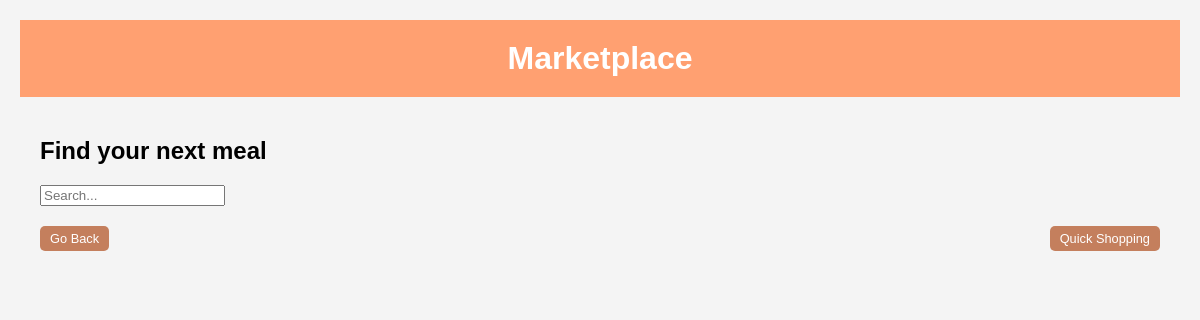
The page /market on the database as committed earlier.
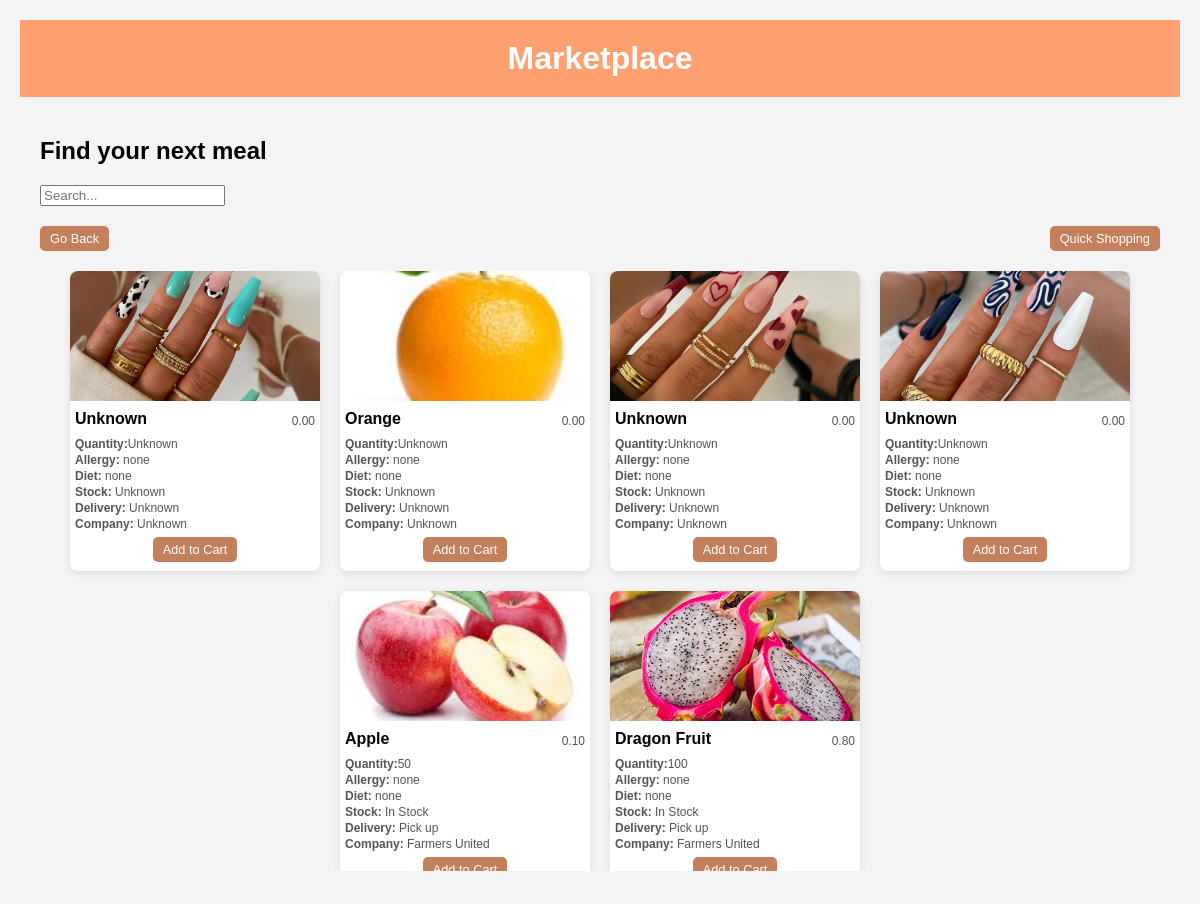
The same page on the database as committed later.
### saveabite/models.py (models this page shows, shortened)
class food_data(models.Model):
    title = models.CharField(max_length=255, default='Unknown', blank=True, null=True)
    image = models.ImageField(upload_to='market_pics/')
    price = models.DecimalField(max_digits=10, decimal_places=2, default=0.00)
    quantity = models.TextField(max_length=200, default='Unknown', blank=True, null=True)
    allergy_rating = models.CharField(max_length=255, default='none')
    dietary_rating = models.CharField(max_length=255, blank=True, null=True)
    stock_status = models.CharField(max_length=200, default='Unknown', blank=True, null=True)
    pickup_or_delivery = models.CharField(max_length=200, default='Unknown', blank=True, null=True)
    company_name = models.CharField(max_length=255, default='Unknown', blank=True, null=True)

### saveabite/views.py (the view)
# urls.py: path('market', views.market, name='market'),
def market(request):
    market_items = food_data.objects.all()  # Fetch all items from the MarketItem model
    return render(request, 'marketplace.html', {'market': market_items})

### saveabite/templates/marketplace.html (shortened to what this page needs)
{% load static %}
<!DOCTYPE html>
<html lang="en">
<head>
  <link rel="stylesheet" href="{% static 'marketplace.css' %}"><link rel="stylesheet" href='marketplace.css'>
</head>
<body>
  <header>
    <h1 class="header-title">Marketplace</h1>
  </header>
  <div class="container">
    <div class="searchbar-container">
      <h2>Find your next meal</h2>
      <input type="text" id="search-input" placeholder="Search..." class="search-input" onkeyup="searchListings()" />
    </div>
    <div class="navigation-buttons">
      <button class="back-btn" onclick="window.history.back();">
         Go Back
      </button>
      <button class="quick-shopping-btn" onclick="window.location.href='shopper_swiping.html';">
         Quick Shopping
      </button>
    </div>
  <div class="mycard">
    {% for x in market %}
        <div class="card">
            <img src="{{ x.image.url }}" alt="{{ x.title }}">
            <div class="card-details">
                <div class="title-price">
                    <h3>{{ x.title }}</h3>
                    <p>{{ x.price }}</p>
                </div>
                <div class="additional-info">
                    <p><strong>Quantity:</strong>{{ x.quantity }}</p>
                    <p><strong>Allergy:</strong> {{ x.allergy_rating }}</p>
                    <p><strong>Diet:</strong> {{ x.dietary_rating }}</p>
                    <p><strong>Stock:</strong> {{ x.stock_status }}</p>
                    <p><strong>Delivery:</strong> {{ x.pickup_or_delivery }}</p>
                    <p><strong>Company:</strong> {{ x.company_name }}</p>
                </div>
            </div>
            <div class="add-link">
                <a href="details/{{ x.id }}" class="btn">Add to Cart</a>
            </div>
        </div>
    {% endfor %}
  </div>
</body>
</html>

### saveabite/static/marketplace.css (style rules this page uses)
body { font-family: Arial, sans-serif; background-color: #f4f4f4; margin: 0; padding: 20px; }
.mycard { display: flex; flex-wrap: wrap; justify-content: center; gap: 20px; height: 600px; overflow: auto; }
.card { background-color: #fff; border-radius: 8px; box-shadow: 0 2px 8px rgba(0, 0, 0, 0.1); overflow: hidden; transition: transform 0.3s; width: 250px; height: 300px; }
.card img { width: 100%; height: 130px; object-fit: cover; }
.card-details { padding: 5px; height: 120px; overflow: hidden; }
.card-details h3 { font-size: 1em; margin: 0 0 4px; }
.card-details p { margin: 2px 0; color: #555; font-size: 0.75em; }
.add-link { text-align: center; padding: 5px 0; }
.btn { background-color: #c47f5d; color: white; padding: 5px 10px; border: none; border-radius: 5px; text-decoration: none; font-size: 0.8em; transition: background-color 0.3s; }
.title-price { display: flex; justify-content: space-between; align-items: center; margin-bottom: 5px; }
header { background-color: #FFA071; padding: 20px; text-align: center; color: white; }
.header-title { margin: 0; }
.container { max-width: 1200px; margin: 0 auto; padding: 20px; }
.searchbar-container { margin: 20px 0; }
.navigation-buttons { display: flex; justify-content: space-between; margin: 20px 0; }
.quick-shopping-btn, .back-btn { text-align: center; padding: 5px 0; background-color: #c47f5d; color: white; padding: 5px 10px; border: none; border-radius: 5px; text-decoration: none; font-size: 0.8em; transition: background-color 0.3s; }

Rows that differ between the two databases and show on the page:
added food_data: image (picture), title "Unknown", price "0.00", quantity "Unknown", allergy_rating "none", dietary_rating "none", stock_status "Unknown", pickup_or_delivery "Unknown", company_name "Unknown"
added food_data: image (picture), title "Orange", price "0.00", quantity "Unknown", allergy_rating "none", dietary_rating "none", stock_status "Unknown", pickup_or_delivery "Unknown", company_name "Unknown"
added food_data: image (picture), title "Unknown", price "0.00", quantity "Unknown", allergy_rating "none", dietary_rating "none", stock_status "Unknown", pickup_or_delivery "Unknown", company_name "Unknown"
added food_data: image (picture), title "Unknown", price "0.00", quantity "Unknown", allergy_rating "none", dietary_rating "none", stock_status "Unknown", pickup_or_delivery "Unknown", company_name "Unknown"
added food_data: image (picture), title "Apple", price "0.10", quantity "50", allergy_rating "none", dietary_rating "none", stock_status "In Stock", pickup_or_delivery "Pick up", company_name "Farmers United"
added food_data: image (picture), title "Dragon Fruit", price "0.80", quantity "100", allergy_rating "none", dietary_rating "none", stock_status "In Stock", pickup_or_delivery "Pick up", company_name "Farmers United"
